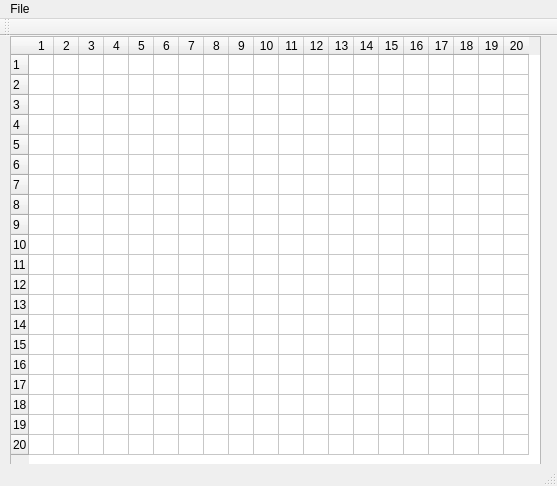
<?xml version="1.0" encoding="UTF-8"?>
<ui version="4.0">
 <class>MainWindow</class>
 <widget class="QMainWindow" name="MainWindow">
  <property name="geometry">
   <rect>
    <x>0</x>
    <y>0</y>
    <width>557</width>
    <height>486</height>
   </rect>
  </property>
  <property name="windowTitle">
   <string>MainWindow</string>
  </property>
  <widget class="QWidget" name="centralWidget">
   <widget class="QTableWidget" name="tableWidget">
    <property name="geometry">
     <rect>
      <x>10</x>
      <y>0</y>
      <width>531</width>
      <height>431</height>
     </rect>
    </property>
    <property name="rowCount">
     <number>20</number>
    </property>
    <property name="columnCount">
     <number>20</number>
    </property>
    <attribute name="horizontalHeaderDefaultSectionSize">
     <number>25</number>
    </attribute>
    <attribute name="horizontalHeaderMinimumSectionSize">
     <number>25</number>
    </attribute>
    <attribute name="verticalHeaderDefaultSectionSize">
     <number>20</number>
    </attribute>
    <row>
     <property name="text">
      <string>1</string>
     </property>
    </row>
    <row>
     <property name="text">
      <string>2</string>
     </property>
    </row>
    <row>
     <property name="text">
      <string>3</string>
     </property>
    </row>
    <row>
     <property name="text">
      <string>4</string>
     </property>
    </row>
    <row>
     <property name="text">
      <string>5</string>
     </property>
    </row>
    <row>
     <property name="text">
      <string>6</string>
     </property>
    </row>
    <row>
     <property name="text">
      <string>7</string>
     </property>
    </row>
    <row>
     <property name="text">
      <string>8</string>
     </property>
    </row>
    <row/>
    <row/>
    <row/>
    <row/>
    <row/>
    <row/>
    <row/>
    <row/>
    <row/>
    <row/>
    <row/>
    <row/>
    <column>
     <property name="text">
      <string>1</string>
     </property>
    </column>
    <column>
     <property name="text">
      <string>2</string>
     </property>
    </column>
    <column>
     <property name="text">
      <string>3</string>
     </property>
    </column>
    <column>
     <property name="text">
      <string>4</string>
     </property>
    </column>
    <column>
     <property name="text">
      <string>5</string>
     </property>
    </column>
    <column>
     <property name="text">
      <string>6</string>
     </property>
    </column>
    <column>
     <property name="text">
      <string>7</string>
     </property>
    </column>
    <column>
     <property name="text">
      <string>8</string>
     </property>
    </column>
    <column>
     <property name="text">
      <string>9</string>
     </property>
    </column>
    <column>
     <property name="text">
      <string>10</string>
     </property>
    </column>
    <column/>
    <column/>
    <column/>
    <column/>
    <column/>
    <column/>
    <column/>
    <column/>
    <column/>
    <column/>
   </widget>
  </widget>
  <widget class="QMenuBar" name="menuBar">
   <property name="geometry">
    <rect>
     <x>0</x>
     <y>0</y>
     <width>557</width>
     <height>21</height>
    </rect>
   </property>
   <widget class="QMenu" name="menuFile">
    <property name="title">
     <string>File</string>
    </property>
    <addaction name="actionClear"/>
    <addaction name="actionLoad"/>
    <addaction name="actionSave"/>
    <addaction name="actionExit"/>
   </widget>
   <addaction name="menuFile"/>
  </widget>
  <widget class="QToolBar" name="mainToolBar">
   <attribute name="toolBarArea">
    <enum>TopToolBarArea</enum>
   </attribute>
   <attribute name="toolBarBreak">
    <bool>false</bool>
   </attribute>
  </widget>
  <widget class="QStatusBar" name="statusBar"/>
  <action name="actionExit">
   <property name="text">
    <string>Exit</string>
   </property>
  </action>
  <action name="actionLoad">
   <property name="text">
    <string>Load</string>
   </property>
  </action>
  <action name="actionSave">
   <property name="text">
    <string>Save</string>
   </property>
  </action>
  <action name="actionClear">
   <property name="text">
    <string>Clear</string>
   </property>
  </action>
 </widget>
 <layoutdefault spacing="6" margin="11"/>
 <resources/>
 <connections/>
</ui>
